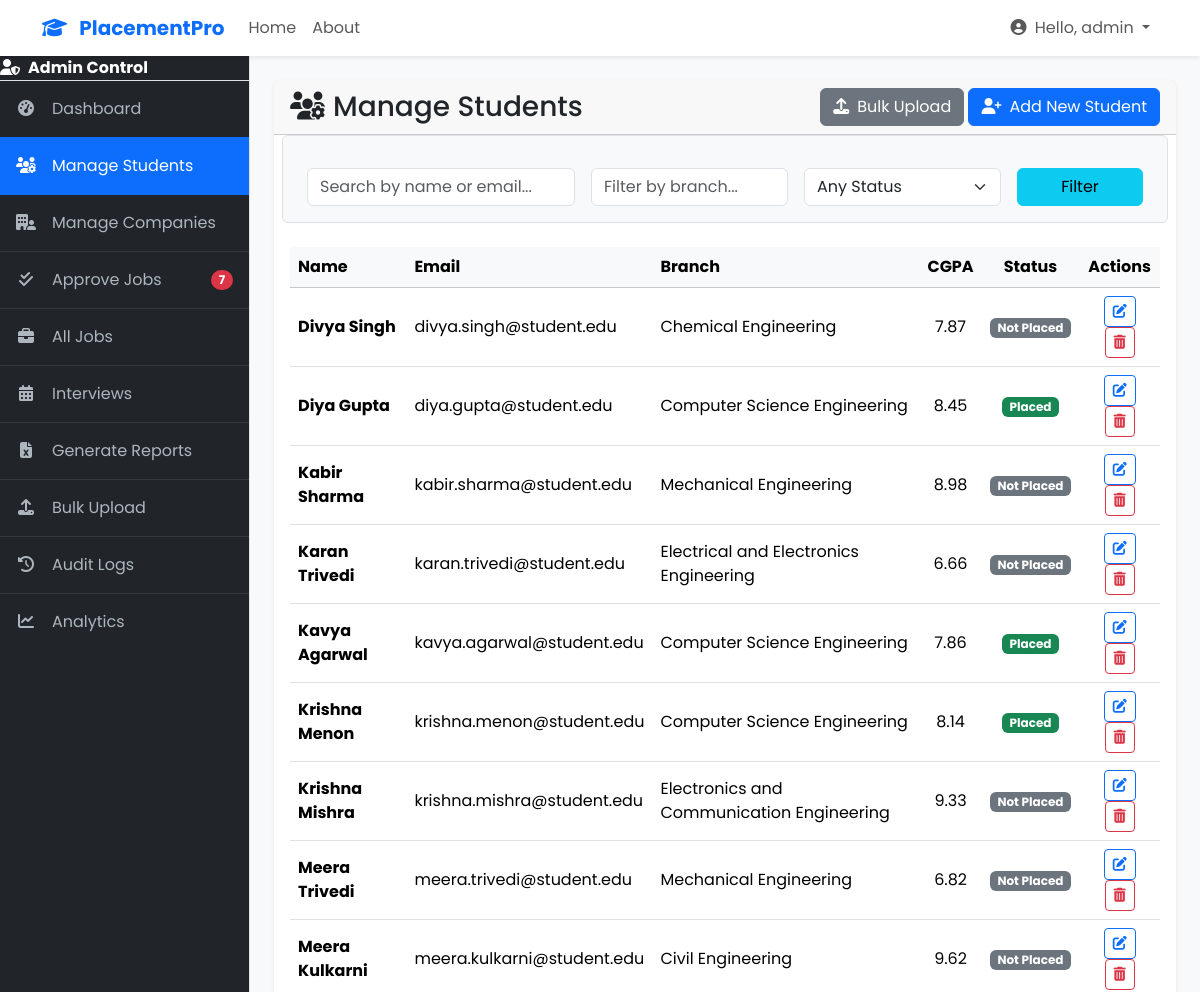
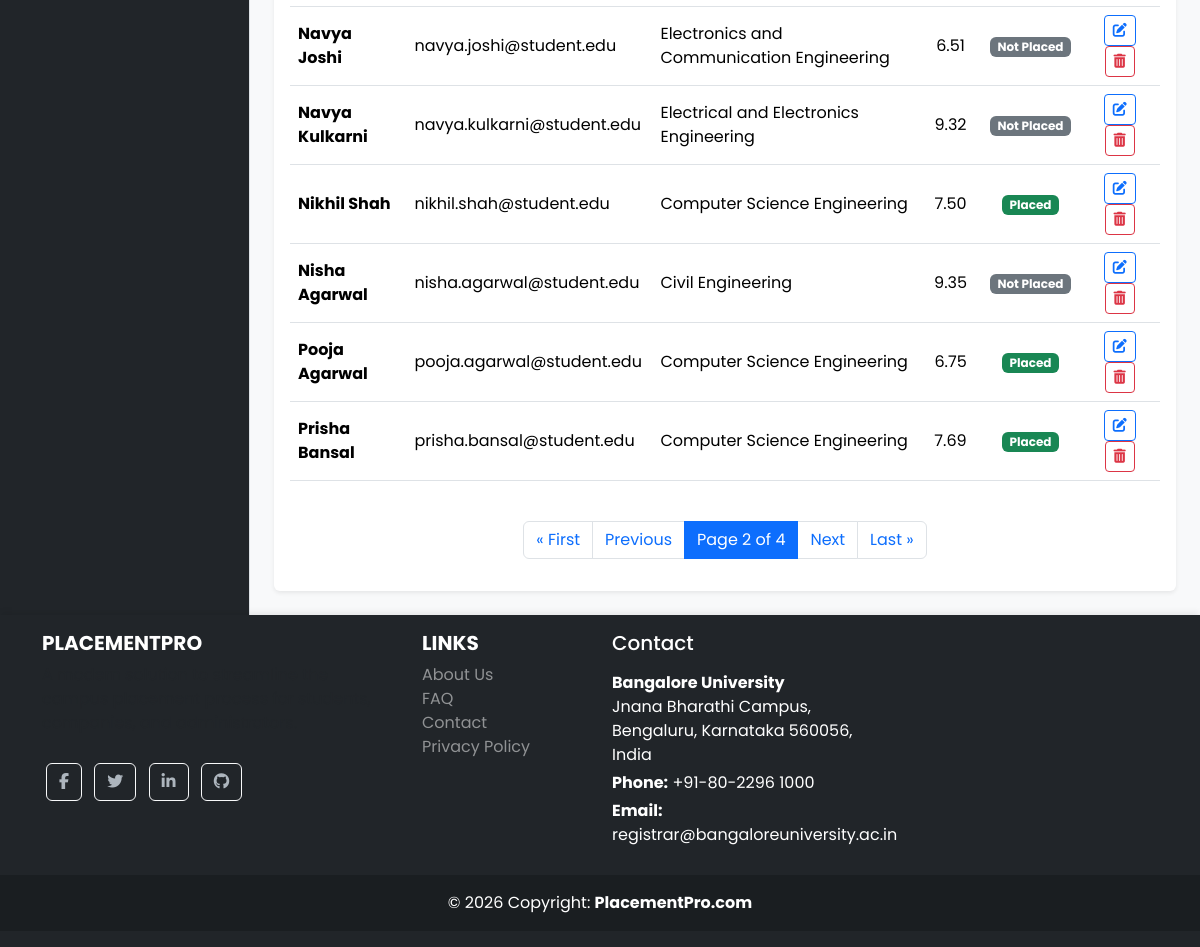
The page /tpo/students/?page=2 (signed in) on the database its author committed (2 pictures, top to bottom).
### core/models.py (models this page shows, shortened)
class User(AbstractUser):
    ROLE_CHOICES = (
        ('admin', 'Admin'),
        ('student', 'Student'),
        ('company', 'Company'),
    )
    role = models.CharField(max_length=10, choices=ROLE_CHOICES, default='student')

class StudentProfile(models.Model):
    user = models.OneToOneField(User, on_delete=models.CASCADE, primary_key=True, related_name='student_profile')
    phone_number = models.CharField(max_length=15, blank=True, null=True)
    resume = models.FileField(upload_to='resumes/', null=True, blank=True, help_text="Upload your resume in PDF format.")
    cgpa = models.FloatField(null=True, blank=True)
    branch = models.CharField(max_length=100)
    graduation_year = models.IntegerField(null=True)
    backlogs = models.IntegerField(default=0)
    skills = models.TextField(blank=True, help_text="Comma-separated skills (e.g., Python, Django, JavaScript)")
    linkedin_url = models.URLField(blank=True)
    github_url = models.URLField(blank=True)
    is_placed = models.BooleanField(default=False)

### core/views.py (the view)
# urls.py: path('tpo/students/', views.manage_students_view, name='manage_students'),
@login_required
@admin_required
def manage_students_view(request):
    students_list = StudentProfile.objects.all().select_related('user').order_by('user__first_name')
    paginator = Paginator(students_list, 15)
    page_number = request.GET.get('page')
    page_obj = paginator.get_page(page_number)
    context = {'students_page_obj': page_obj}
    return render(request, 'admin/manage_students.html', context)

### core/context_processors.py (called while the page is built)
def notifications_context(request):
    if request.user.is_authenticated and request.user.role == 'admin':
        count = JobPosting.objects.filter(is_approved=False).count()
        return {'pending_jobs_count': count}
    return {}

### core/templates/admin/manage_students.html (shortened to what this page needs)
{% extends 'admin/admin_base.html' %}
{% block admin_content %}
<div class="card shadow-sm">
    <div class="card-header d-flex justify-content-between align-items-center">
        <h3 class="mb-0"><i class="fas fa-users-cog me-2"></i>Manage Students</h3>
        <div>
            <a href="{% url 'core:bulk_upload' %}" class="btn btn-secondary"><i class="fas fa-upload me-2"></i>Bulk Upload</a>
            <a href="#" class="btn btn-primary"><i class="fas fa-user-plus me-2"></i>Add New Student</a>
        </div>
    </div>
    <div class="card-body">
        <form method="get" class="row g-3 mb-4 p-3 bg-light border rounded">
            <div class="col-md-4"><input type="text" name="name" class="form-control" placeholder="Search by name or email..." value="{{ request.GET.name|default:'' }}"></div>
            <div class="col-md-3"><input type="text" name="branch" class="form-control" placeholder="Filter by branch..." value="{{ request.GET.branch|default:'' }}"></div>
            <div class="col-md-3">
                <select name="status" class="form-select">
                    <option value="">Any Status</option>
                </select>
            </div>
            <div class="col-md-2"><button type="submit" class="btn btn-info w-100">Filter</button></div>
        </form>
        <div class="table-responsive">
            <table class="table table-hover align-middle">
                <thead class="table-light">
                    <tr><th>Name</th><th>Email</th><th>Branch</th><th class="text-center">CGPA</th><th class="text-center">Status</th><th class="text-center">Actions</th></tr>
                </thead>
                <tbody>
                    {% for student in students_page_obj %}
                    <tr>
                        <td class="fw-bold">{{ student.user.get_full_name }}</td>
                        <td>{{ student.user.email }}</td>
                        <td>{{ student.branch }}</td>
                        <td class="text-center">{{ student.cgpa|floatformat:2 }}</td>
                        <td class="text-center">
                            {% if student.is_placed %}<span class="badge bg-success">Placed</span>
                            {% else %}<span class="badge bg-secondary">Not Placed</span>{% endif %}
                        </td>
                        <td class="text-center">
                             <a href="#" class="btn btn-sm btn-outline-primary" title="Edit"><i class="fas fa-edit"></i></a>
                             <a href="#" class="btn btn-sm btn-outline-danger" title="Delete"><i class="fas fa-trash-alt"></i></a>
                        </td>
                    </tr>
                    {% empty %}
                    <tr><td colspan="6" class="text-center p-4">No students found matching your criteria.</td></tr>
                    {% endfor %}
                </tbody>
            </table>
        </div>
        <nav aria-label="Page navigation">
            <ul class="pagination justify-content-center mt-4">
                {% if students_page_obj.has_previous %}
                    <li class="page-item">
                        <a class="page-link" href="?page=1">&laquo; First</a>
                    </li>
                    <li class="page-item">
                        <a class="page-link" href="?page={{ students_page_obj.previous_page_number }}">Previous</a>
                    </li>
                {% endif %}
                <li class="page-item active" aria-current="page">
                    <span class="page-link">
                        Page {{ students_page_obj.number }} of {{ students_page_obj.paginator.num_pages }}
                    </span>
                </li>
                {% if students_page_obj.has_next %}
                    <li class="page-item">
                        <a class="page-link" href="?page={{ students_page_obj.next_page_number }}">Next</a>
                    </li>
                    <li class="page-item">
                        <a class="page-link" href="?page={{ students_page_obj.paginator.num_pages }}">Last &raquo;</a>
                    </li>
                {% endif %}
            </ul>
        </nav>
        </div>
</div>
{% endblock %}

### core/templates/partials/navbar.html (shortened to what this page needs)
<nav class="navbar navbar-expand-lg navbar-light bg-white shadow-sm sticky-top">
    <div class="container">
        <a class="navbar-brand fw-bold text-primary" href="{% url 'core:home' %}">
            <i class="fas fa-graduation-cap me-2"></i>
            PlacementPro
        </a>
        <div class="collapse navbar-collapse" id="main-nav">
            <ul class="navbar-nav me-auto mb-2 mb-lg-0">
                <li class="nav-item">
                    <a class="nav-link" href="{% url 'core:home' %}">Home</a>
                </li>
                <li class="nav-item">
                    <a class="nav-link" href="{% url 'core:about' %}">About</a>
                </li>
            </ul>
            <ul class="navbar-nav ms-auto">
                {% if user.is_authenticated %}
                    <li class="nav-item dropdown">
                        <a class="nav-link dropdown-toggle" href="#" id="userMenu" role="button" data-bs-toggle="dropdown" aria-expanded="false">
                            <i class="fas fa-user-circle me-1"></i>
                            Hello, {{ user.username }}
                        </a>
                    </li>
                {% endif %}
            </ul>
        </div>
    </div>
</nav>

### static/css/style.css (style rules this page uses)
body { font-family: 'Poppins', sans-serif; background-color: #f8f9fa; display: flex; flex-direction: column; min-height: 100vh; }
a { transition: color 0.2s ease-in-out; }
.navbar { box-shadow: 0 4px 6px -1px rgba(0, 0, 0, 0.07), 0 2px 4px -1px rgba(0, 0, 0, 0.04); }
.card { border: none; box-shadow: 0 4px 8px rgba(0,0,0,0.08); transition: transform 0.3s ease, box-shadow 0.3s ease; }
.btn-primary { transition: background-color 0.3s, border-color 0.3s, transform 0.2s; }

### rows shown on the page
User: username "admin"
StudentProfile: user.get_full_name "Divya Singh", user.email "divya.singh@student.edu", branch "Chemical Engineering", cgpa "7.87", is_placed "Not Placed"
StudentProfile: user.get_full_name "Diya Gupta", user.email "diya.gupta@student.edu", branch "Computer Science Engineering", cgpa "8.45", is_placed "Placed"
StudentProfile: user.get_full_name "Kabir Sharma", user.email "kabir.sharma@student.edu", branch "Mechanical Engineering", cgpa "8.98", is_placed "Not Placed"
StudentProfile: user.get_full_name "Karan Trivedi", user.email "karan.trivedi@student.edu", branch "Electrical and Electronics Engineering", cgpa "6.66", is_placed "Not Placed"
StudentProfile: user.get_full_name "Kavya Agarwal", user.email "kavya.agarwal@student.edu", branch "Computer Science Engineering", cgpa "7.86", is_placed "Placed"
StudentProfile: user.get_full_name "Krishna Menon", user.email "krishna.menon@student.edu", branch "Computer Science Engineering", cgpa "8.14", is_placed "Placed"
StudentProfile: user.get_full_name "Krishna Mishra", user.email "krishna.mishra@student.edu", branch "Electronics and Communication Engineering", cgpa "9.33", is_placed "Not Placed"
StudentProfile: user.get_full_name "Meera Trivedi", user.email "meera.trivedi@student.edu", branch "Mechanical Engineering", cgpa "6.82", is_placed "Not Placed"
StudentProfile: user.get_full_name "Meera Kulkarni", user.email "meera.kulkarni@student.edu", branch "Civil Engineering", cgpa "9.62", is_placed "Not Placed"
StudentProfile: user.get_full_name "Navya Joshi", user.email "navya.joshi@student.edu", branch "Electronics and Communication Engineering", cgpa "6.51", is_placed "Not Placed"
StudentProfile: user.get_full_name "Navya Kulkarni", user.email "navya.kulkarni@student.edu", branch "Electrical and Electronics Engineering", cgpa "9.32", is_placed "Not Placed"
StudentProfile: user.get_full_name "Nikhil Shah", user.email "nikhil.shah@student.edu", branch "Computer Science Engineering", cgpa "7.50", is_placed "Placed"
StudentProfile: user.get_full_name "Nisha Agarwal", user.email "nisha.agarwal@student.edu", branch "Civil Engineering", cgpa "9.35", is_placed "Not Placed"
StudentProfile: user.get_full_name "Pooja Agarwal", user.email "pooja.agarwal@student.edu", branch "Computer Science Engineering", cgpa "6.75", is_placed "Placed"
StudentProfile: user.get_full_name "Prisha Bansal", user.email "prisha.bansal@student.edu", branch "Computer Science Engineering", cgpa "7.69", is_placed "Placed"

### other values the page prints
{{ pending_jobs_count }} "7"
{{ students_page_obj.number }} "2"
{{ students_page_obj.paginator.num_pages }} "4"
